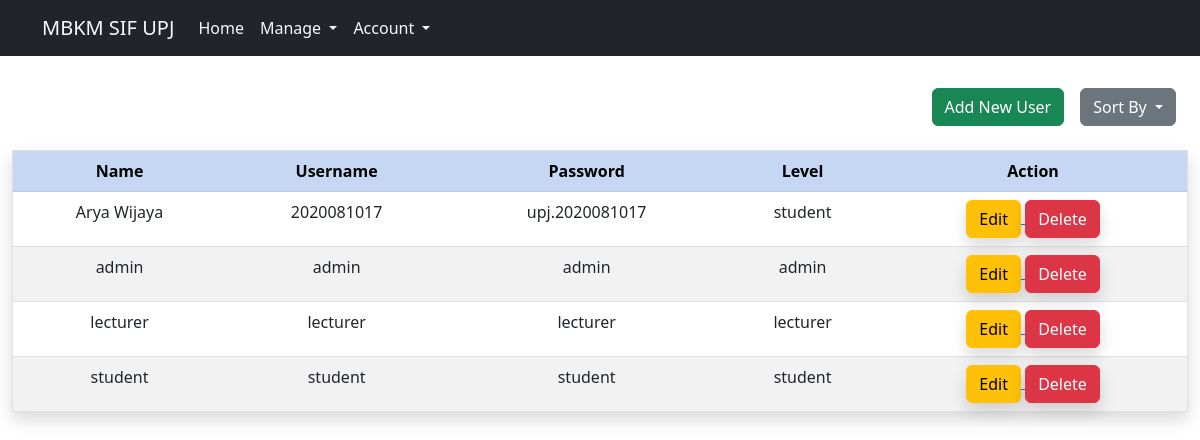
The app's page /login/manage-user/index.php (signed in) with its own data.
### tables this page shows
CREATE TABLE `user` (
  `username` varchar(20) NOT NULL,
  `password` varchar(20) NOT NULL,
  `nama` varchar(40) NOT NULL,
  `level` varchar(10) NOT NULL
);

### login/manage-user/index.php (the view, shortened to what this page needs)
<!DOCTYPE html>
<html lang="en">
<head>
    <link href="https://cdn.jsdelivr.net/npm/bootstrap@5.2.2/dist/css/bootstrap.min.css" rel="stylesheet">
</head>
<body>
    <?php include("../partials/navbar.php"); ?>
    <div class="container-fluid mt-3">
        <div class="container-fluid w-100 d-inline-flex mt-3 mb-4 justify-content-end">
            <div class="button me-3">
                <a href="add.php">
                    <button class="btn btn-success" type="button">
                        Add New User
                    </button>
                </a>
            </div>
            <div class="dropdown">
                <button class="btn btn-secondary dropdown-toggle" type="button" data-bs-toggle="dropdown" aria-expanded="false">
                    Sort By
                </button>
            </div>
        </div>
        <?php
        include_once("../koneksi.php");
        $result = mysqli_query($koneksi, "SELECT * FROM user ORDER BY username ASC");
        ?>
        <table class="table table-striped text-center shadow" border=1>
            <tr class="table-primary">
                <th>Name</th>
                <th>Username</th>
                <th>Password</th>
                <th>Level</th>
                <th>Action</th>
            </tr>
            <?php
            while ($user_data = mysqli_fetch_array($result)) {
                echo "<tr>
                        <td>" . $user_data['nama'] . "</td>
                        <td>" . $user_data['username'] . "</td>
                        <td>" . $user_data['password'] . "</td>
                        <td>" . $user_data['level'] . "</td>
                        <td>
                            <a href='edit.php?username=$user_data[username]'>
                                <button type='button' class='btn btn-warning shadow'>Edit</button>
                            </a>
                            <a href='delete.php?username=$user_data[username]'>
                                <button type='button' class='btn btn-danger shadow'>Delete</button>
                            </a>
                        </td>
                    </tr>";
            }
            ?>
        </table>
    </div>
</body>
</html>

### records on screen
user: nama "Arya Wijaya", username "2020081017", password "upj.2020081017", level "student"
user: nama "admin", username "admin", password "admin", level "admin"
user: nama "lecturer", username "lecturer", password "lecturer", level "lecturer"
user: nama "student", username "student", password "student", level "student"
